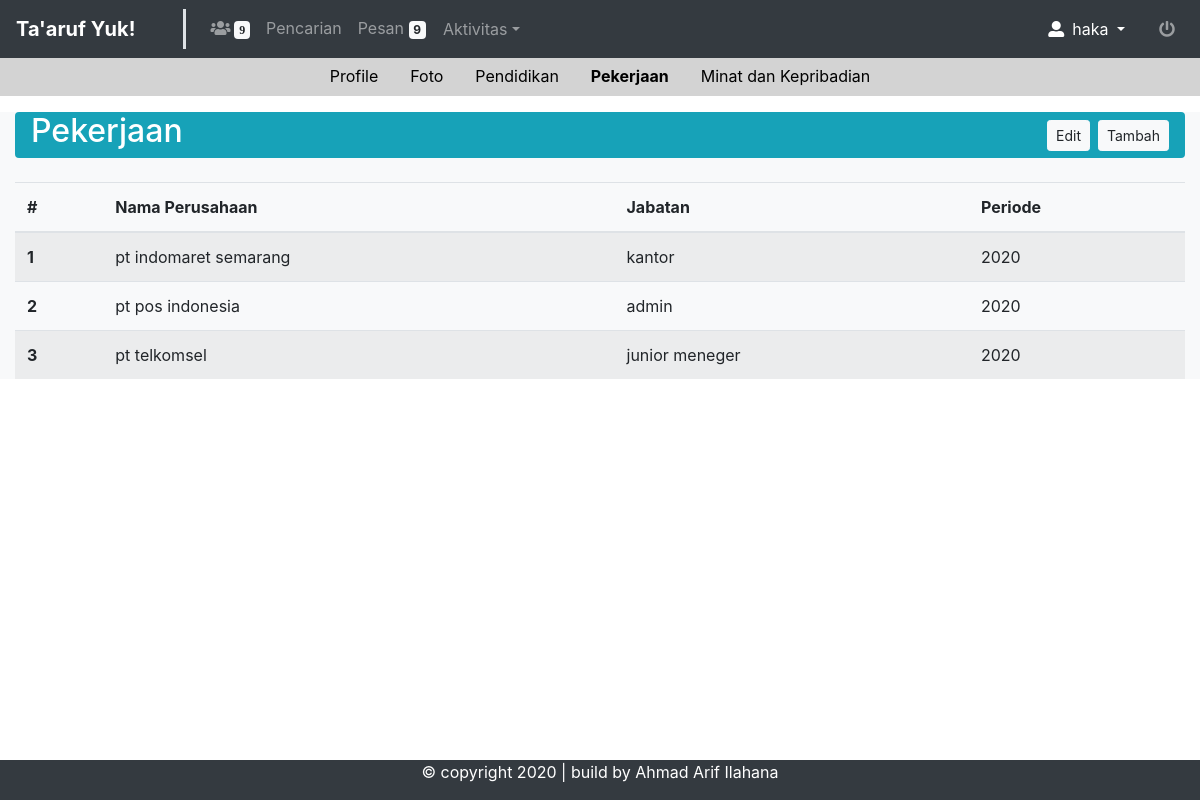
/index.php?page=pekerjaan&menu=true (signed in), run on an earlier commit of the app's database.
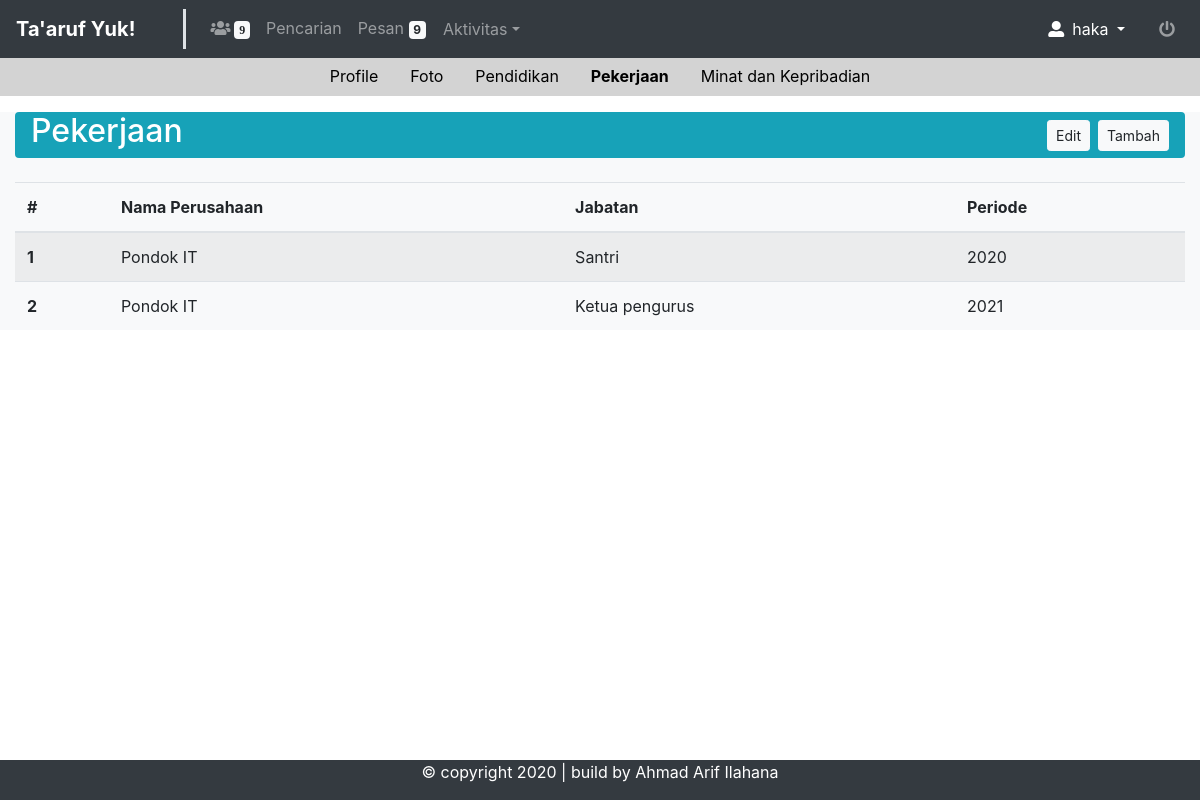
And on a later commit of the database.
### tables this page shows
CREATE TABLE `rw_pekerjaan` (
  `id_pekerjaan` int(11) NOT NULL,
  `id_user` int(11) NOT NULL,
  `nm_perusahaan` varchar(40) NOT NULL,
  `jabatan` varchar(40) NOT NULL,
  `periode` varchar(20) NOT NULL
);

### database/read.php (called while the page is built, shortened)
<?php
require_once 'koneksi.php';
class Read extends Koneksi
{
    public function rPekerjaan($id)
    {
        try {
            $sql = "SELECT * FROM rw_pekerjaan where id_user='$id'";
            $stmt = $this->prepare($sql);
            $stmt = $this->get_array();
            return $stmt;
        } catch (PDOException $e) {
            return 'Masalah read Pekerjaan: ' . $e->getMessage();
        }
    }
}

### database/koneksi.php (called while the page is built, shortened)
<?php
class Koneksi{
  public $server = "localhost";
  public $username = "root";
  public $password = "";
  public $conn;
  public $stmt;
  public function __construct()
  {
    try {
      $this->conn = new PDO("mysql:host=$this->server;dbname=db_taaruf", $this->username, $this->password);
    } catch (PDOException $e) {
      echo "Connection failed: " . $e->getMessage();
    }
  }
  public function prepare($query)
  {
    $this->stmt = $this->conn->prepare($query);
  }
  public function get_array()
  {
    $this->stmt->execute();
    return $this->stmt->fetchAll(PDO::FETCH_ASSOC);
  }
}
?>

### halaman/mPekerjaan.php (the view)
<section class="container-fluid bg-light">
    <div class="d-flex justify-content-between bg-info rounded mt-3 pr-3 pl-3">
        <h2 class="align-self-center text-white">Pekerjaan</h2>
        <div class="d-flex">
            <a href="?page=editpekerjaan&menu=true" class="btn btn-light btn-sm align-self-center mr-2">Edit</a>
            <a href="?page=tambahpekerjaan&menu=true" class="btn btn-light btn-sm align-self-center">Tambah</a>
        </div>
    </div>
    <table class="table table-striped mt-4">
        <?php
        require_once 'database/read.php';
        $read = new Read;
        $dataR = $read->rPekerjaan($_SESSION['user']['id_user']);
        ?>
        <thead>
            <tr>
                <th scope="col">#</th>
                <th scope="col">Nama Perusahaan</th>
                <th scope="col">Jabatan</th>
                <th scope="col">Periode</th>
            </tr>
        </thead>
        <tbody>
            <?php
            foreach ($dataR as $key => $value) {
            ?>
                <tr>
                    <th scope="row"><?= $key + 1 ?></th>
                    <td><?= $value['nm_perusahaan'] ?></td>
                    <td><?= $value['jabatan'] ?></td>
                    <td><?= $value['periode'] ?></td>
                </tr>
            <?php } ?>
        </tbody>
    </table>
</section>

What changed in the data, as far as the page shows it:
removed rw_pekerjaan: nm_perusahaan "pt telkomsel", jabatan "junior meneger", periode "2020"
changed rw_pekerjaan: nm_perusahaan "pt indomaret semarang" → "Pondok IT"; jabatan "kantor" → "Santri"
changed rw_pekerjaan: nm_perusahaan "pt pos indonesia" → "Pondok IT"; jabatan "admin" → "Ketua pengurus"; periode "2020" → "2021"
